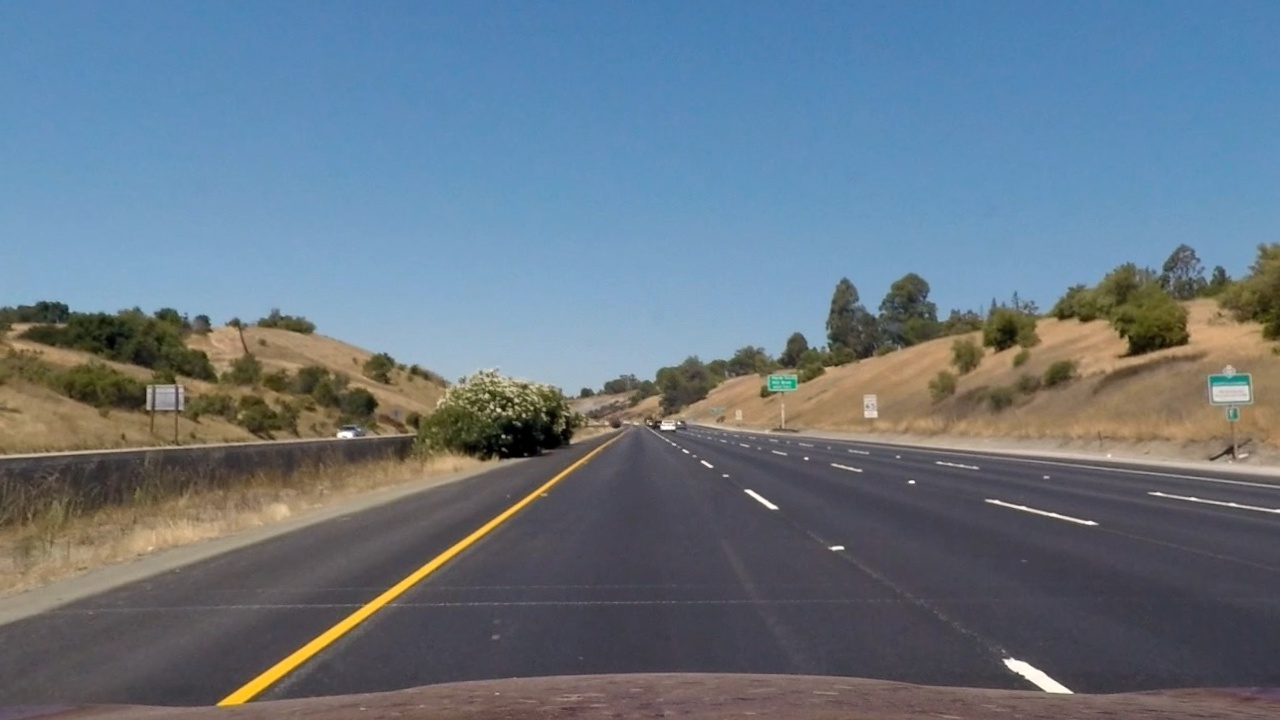
#> input picture output_images/undistorted/straight_lines1_undistorted.jpg, 1280 x 720 px; the run also reads 1 picture not shown here
$ jupyter execute --allow-errors advanced_lane_lines.ipynb   (shell and % lines are left out)   (older library calls are emulated)
#> lines starting #> are read from the running program, lines starting #| are printed output that depends on the picture; after the words box and inside, x2 and y2 are one past the last pixel; in counts of white or black regions, pixels touching at a corner belong together
[cell 1]
import numpy as np
import cv2
import glob
import matplotlib.pyplot as plt
import matplotlib.image as mpimg

The goals / steps of this project are the following:

* Compute the camera calibration matrix and distortion coefficients given a set of chessboard images.
* Apply a distortion correction to raw images.
* Use color transforms, gradients, etc., to create a thresholded binary image.
* Apply a perspective transform to rectify binary image ("birds-eye view").
* Detect lane pixels and fit to find the lane boundary.
* Determine the curvature of the lane and vehicle position with respect to center.
* Warp the detected lane boundaries back onto the original image.
* Output visual display of the lane boundaries and numerical estimation of lane curvature and vehicle position.

# Compute the camera calibration matrix and distortion coefficients

[cell 2]
def camera_calibrate(calibration_images):
    # prepare object points, like (0,0,0), (1,0,0), (2,0,0) ....,(6,5,0)
    objp = np.zeros((6*9,3), np.float32)
    objp[:,:2] = np.mgrid[0:9,0:6].T.reshape(-1,2)

    # Arrays to store object points and image points from all the images.
    objpoints = [] # 3d points in real world space
    imgpoints = [] # 2d points in image plane.

    # Make a list of calibration images

    # Step through the list and search for chessboard corners
    for fname in calibration_images:
        img = mpimg.imread(fname)
        gray = cv2.cvtColor(img,cv2.COLOR_BGR2GRAY)

        # Find the chessboard corners
        ret, corners = cv2.findChessboardCorners(gray, (9,6),None)

        # If found, add object points, image points
        if ret == True:
            objpoints.append(objp)
            imgpoints.append(corners)

            # Draw and display the corners
            img = cv2.drawChessboardCorners(img, (9,6), corners, ret)
            plt.imshow(img)
            plt.show()

    ret, mtx, dist, rvecs, tvecs = cv2.calibrateCamera(objpoints, imgpoints, gray.shape[::-1], None, None)

    return mtx,dist


calibration_images = glob.glob('./camera_cal/calibration*.jpg')
#> (the rest of this cell did not finish here and is left out)

# Apply a distortion correction to raw images.

[cell 3]
# [6 lines left out: function undistort, not called in this run]

images = glob.glob('./test_images/*.jpg')
for fname in images:
    image = mpimg.imread(fname)
    dst = undistort(image,mtx,dist)

# Use color transforms, gradients, etc., to create a thresholded binary image

[cell 4]
def hls_select(img, thresh=(0, 255)):
    hls = cv2.cvtColor(img, cv2.COLOR_RGB2HLS)
    s_channel = hls[:,:,2]
    binary_output = np.zeros_like(s_channel)
    binary_output[(s_channel > thresh[0]) & (s_channel <= thresh[1])] = 1
    return binary_output

image = mpimg.imread('./output_images/undistorted/straight_lines1_undistorted.jpg')
#> image is the input picture: shape (720, 1280, 3); mean R, G, B 103.6, 118.3, 131.6
hls_binary = hls_select(image, thresh=(60, 255))
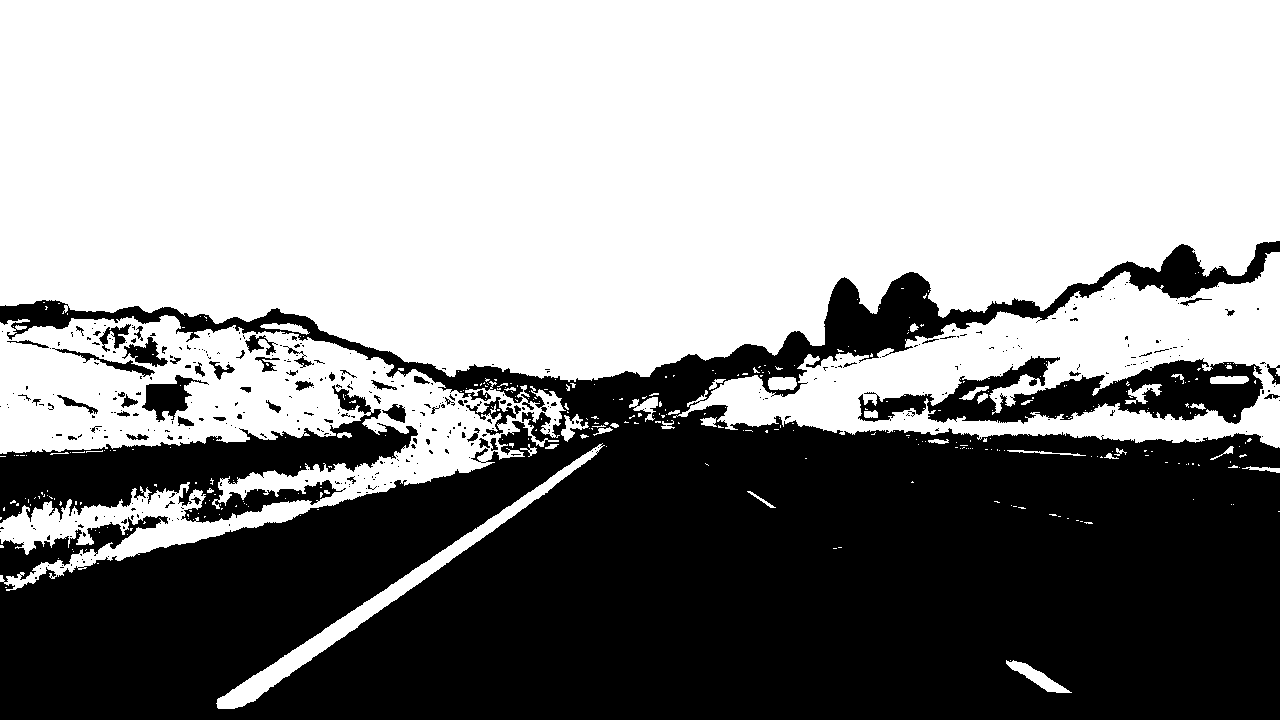
#> hls_binary: shape (720, 1280); values 0 (black) and 1 (white), 57.5% white; 417 black regions (355 under 20 px), largest, box (x1, y1, x2, y2) and area: (0, 241, 1280, 720) 348381, (0, 385, 418, 523) 21571, (858, 356, 1263, 424) 13179
plt.imshow(hls_binary, cmap='gray')
plt.title("S")
plt.show()

[cell 5]
def abs_sobel_thresh(img, orient='x', sobel_kernel=3, thresh=(0, 255)):
    # Convert to grayscale
#> called with orient = 'x', sobel_kernel = 3, thresh = (20, 100)
    gray = cv2.cvtColor(img, cv2.COLOR_RGB2GRAY)
    # Apply x or y gradient with the OpenCV Sobel() function
    # and take the absolute value
    if orient == 'x':
        abs_sobel = np.absolute(cv2.Sobel(gray, cv2.CV_64F, 1, 0, ksize=sobel_kernel))
    if orient == 'y':
        abs_sobel = np.absolute(cv2.Sobel(gray, cv2.CV_64F, 0, 1, ksize=sobel_kernel))
    # Rescale back to 8 bit integer
    scaled_sobel = np.uint8(255*abs_sobel/np.max(abs_sobel))
    # Create a copy and apply the threshold
    binary_output = np.zeros_like(scaled_sobel)
    # Here I'm using inclusive (>=, <=) thresholds, but exclusive is ok too
    binary_output[(scaled_sobel >= thresh[0]) & (scaled_sobel <= thresh[1])] = 1

    # Return the result
    return binary_output

[cell 6]
def mag_thresh(img, sobel_kernel=3, mag_thresh=(0, 255)):
    # Convert to grayscale
#> called with sobel_kernel = 3, mag_thresh = (10, 100)
    gray = cv2.cvtColor(img, cv2.COLOR_RGB2GRAY)
    # Take both Sobel x and y gradients
    sobelx = cv2.Sobel(gray, cv2.CV_64F, 1, 0, ksize=sobel_kernel)
    sobely = cv2.Sobel(gray, cv2.CV_64F, 0, 1, ksize=sobel_kernel)
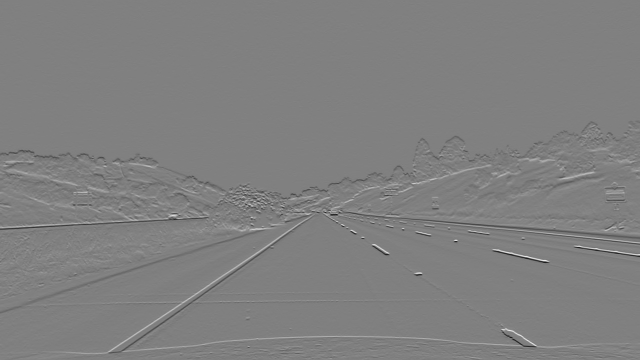
#> sobely: shape (720, 1280) float64 (shown at 1/2 size); min -690, max 683, mean -0.2; drawn with min black and max white
    # Calculate the gradient magnitude
    gradmag = np.sqrt(sobelx**2 + sobely**2)
    # Rescale to 8 bit
    scale_factor = np.max(gradmag)/255
#> scale_factor = 2.84
    gradmag = (gradmag/scale_factor).astype(np.uint8)
    # Create a binary image of ones where threshold is met, zeros otherwise
    binary_output = np.zeros_like(gradmag)
    binary_output[(gradmag >= mag_thresh[0]) & (gradmag <= mag_thresh[1])] = 1

    # Return the binary image
    return binary_output

[cell 7]
def dir_threshold(img, sobel_kernel=3, thresh=(0, np.pi/2)):
    # Grayscale
#> called with sobel_kernel = 3, thresh = (0.4, 1.8)
    gray = cv2.cvtColor(img, cv2.COLOR_RGB2GRAY)
    # Calculate the x and y gradients
    sobelx = cv2.Sobel(gray, cv2.CV_64F, 1, 0, ksize=sobel_kernel)
    sobely = cv2.Sobel(gray, cv2.CV_64F, 0, 1, ksize=sobel_kernel)
    # Take the absolute value of the gradient direction,
    # apply a threshold, and create a binary image result
    absgraddir = np.arctan2(np.absolute(sobely), np.absolute(sobelx))
    binary_output =  np.zeros_like(absgraddir)
    binary_output[(absgraddir >= thresh[0]) & (absgraddir <= thresh[1])] = 1

    # Return the binary image
    return binary_output

[cell 8]
def combined_threshold(image,ksize=3,th =[[20,100],[20,100],[20,100],[0.7,1.3],[90,255]]):
    gradx = abs_sobel_thresh(image, orient='x', sobel_kernel=ksize, thresh=(th[0][0], th[0][1]))
    grady = abs_sobel_thresh(image, orient='y', sobel_kernel=ksize, thresh=(th[1][0], th[1][1]))
    mag_binary = mag_thresh(image, sobel_kernel=ksize, mag_thresh=(th[2][0], th[2][1]))
    dir_binary = dir_threshold(image, sobel_kernel=ksize, thresh=(th[3][0], th[3][1]))
#> dir_binary: shape (720, 1280) float64; values 0 (black) and 1 (white), 73.4% white; black in thin lines or dots
    hls_binary = hls_select(image, thresh=(th[4][0], th[4][1]))
    combined = np.zeros_like(dir_binary)
    combined[(((gradx == 1) & (grady == 1)) | ((mag_binary == 1) & (dir_binary == 1)))&(hls_binary == 1 )] = 1
    return combined

[cell 9]
image = mpimg.imread('./output_images/undistorted/straight_lines1_undistorted.jpg')
combined = combined_threshold(image,ksize=3,th =[[20,100],[20,100],[10,100],[0.4,1.8],[60,255]])
#> combined: shape (720, 1280) float64; values 0 (black) and 1 (white), 6.1% white; 1765 white regions (1515 under 20 px), largest, box (x1, y1, x2, y2) and area: (0, 325, 371, 447) 8227, (259, 350, 544, 470) 6272, (1035, 284, 1234, 383) 4972
plt.imshow(combined, cmap='gray')
# plt.title( "sobel_x")
plt.show()

# Apply a perspective transform to rectify binary image ("birds-eye view")

[cell 10]
# %matplotlib qt
image = glob.glob('./output_images/undistorted/*.jpg')[0]
img = mpimg.imread(image)
plt.imshow(img)
plt.plot(720,460,".") # 右上角
plt.plot(1080,720,".") # 右下
plt.plot(200,720,".") # 左下
plt.plot(560,460,".") # 左上
plt.show()

[cell 11]
# %matplotlib qt
image = glob.glob('./output_images/undistorted/*.jpg')[0]
img = mpimg.imread(image)
plt.imshow(img)
plt.plot(1200,400,".") # 右上角
plt.plot(1200,720,".") # 右下
plt.plot(80,720,".") # 左下
plt.plot(80,400,".") # 左上
plt.show()

[cell 12]
src = np.float32([[700,460],[1080,720],[200,720],[580,460]])
dst = np.float32([[980,0],[980,720],[300,720],[300,0]])

def warper(img, src, dst):
    # Compute and apply perpective transform
    img_size = (img.shape[1], img.shape[0])
    M = cv2.getPerspectiveTransform(src, dst) # 反向透视，对掉参数
    warped = cv2.warpPerspective(img, M, img_size, flags=cv2.INTER_NEAREST)  # keep same size as input image
#> warped: shape (720, 1280) float64; values 0 (black) and 1 (white), 3.3% white; 17 white regions (12 under 20 px), largest, box (x1, y1, x2, y2) and area: (269, 0, 351, 716) 28461, (981, 356, 1001, 448) 1035, (975, 48, 993, 99) 353, (988, 694, 1009, 709) 62, (983, 356, 990, 362) 20
    return warped

[cell 13]
image = mpimg.imread('./output_images/undistorted/straight_lines1_undistorted.jpg')
combined = combined_threshold(image,ksize=3,th =[[20,100],[20,100],[10,100],[0.4,1.8],[60,255]])
warped_img = warper(combined,src,dst)
plt.imshow(warped_img, cmap='gray')
plt.show()

# 从这里就出现了一些问题

[cell 14]
# binary_warped = mpimg.imread('./output_images/warped/straight_lines1_undistorted_combining_threshold_warped.jpg')/255
binary_warped = warped_img
def find_lane_pixels(binary_warped):
    # Take a histogram of the bottom half of the image
    histogram = np.sum(binary_warped[binary_warped.shape[0]//2:,:], axis=0)
#> histogram = 1280 values, max 340 at index 315, min 0 at index 0, mean 8.56
    # Create an output image to draw on and visualize the result
    out_img = np.dstack((binary_warped, binary_warped, binary_warped))
    # Find the peak of the left and right halves of the histogram
    # These will be the starting point for the left and right lines
    midpoint = np.int(histogram.shape[0]//2)
    leftx_base = np.argmax(histogram[:midpoint])
#> leftx_base = 315
    rightx_base = np.argmax(histogram[midpoint:]) + midpoint
#> rightx_base = 994

    # HYPERPARAMETERS
    # Choose the number of sliding windows
    nwindows = 9
    # Set the width of the windows +/- margin
    margin = 100
    # Set minimum number of pixels found to recenter window
    minpix = 50

    # Set height of windows - based on nwindows above and image shape
    window_height = np.int(binary_warped.shape[0]//nwindows)
    # Identify the x and y positions of all nonzero pixels in the image
    nonzero = binary_warped.nonzero()
#> nonzero = 29998 positions, rows 0 to 715, columns 269 to 1008
    nonzeroy = np.array(nonzero[0])
    nonzerox = np.array(nonzero[1])
    # Current positions to be updated later for each window in nwindows
    leftx_current = leftx_base
#> leftx_current = 315
    rightx_current = rightx_base
#> rightx_current = 994

    # Create empty lists to receive left and right lane pixel indices
    left_lane_inds = []
    right_lane_inds = []

    # Step through the windows one by one
    for window in range(nwindows):
        # Identify window boundaries in x and y (and right and left)
        win_y_low = binary_warped.shape[0] - (window+1)*window_height
        win_y_high = binary_warped.shape[0] - window*window_height
        win_xleft_low = leftx_current - margin
        win_xleft_high = leftx_current + margin
        win_xright_low = rightx_current - margin
        win_xright_high = rightx_current + margin

        # Draw the windows on the visualization image
        cv2.rectangle(out_img,(win_xleft_low,win_y_low),
        (win_xleft_high,win_y_high),(0,255,0), 2)
        cv2.rectangle(out_img,(win_xright_low,win_y_low),
        (win_xright_high,win_y_high),(0,255,0), 2)

        # Identify the nonzero pixels in x and y within the window #
        good_left_inds = ((nonzeroy >= win_y_low) & (nonzeroy < win_y_high) &
        (nonzerox >= win_xleft_low) &  (nonzerox < win_xleft_high)).nonzero()[0]
        good_right_inds = ((nonzeroy >= win_y_low) & (nonzeroy < win_y_high) &
        (nonzerox >= win_xright_low) &  (nonzerox < win_xright_high)).nonzero()[0]

        # Append these indices to the lists
        left_lane_inds.append(good_left_inds)
        right_lane_inds.append(good_right_inds)

        # If you found > minpix pixels, recenter next window on their mean position
        if len(good_left_inds) > minpix:
            leftx_current = np.int(np.mean(nonzerox[good_left_inds]))
        if len(good_right_inds) > minpix:
            rightx_current = np.int(np.mean(nonzerox[good_right_inds]))
#> this loop made 9 passes
#> (win_xleft_low, win_xleft_high, win_xright_low, win_xright_high, leftx_current, rightx_current) on passes 1, 4, 5, 8, 9: (215, 415, 894, 1094, 307, 997), (211, 411, 897, 1097, 313, 990), (213, 413, 890, 1090, 315, 991), (211, 411, 891, 1091, 310, 982), (210, 410, 882, 1082, 311, 983)
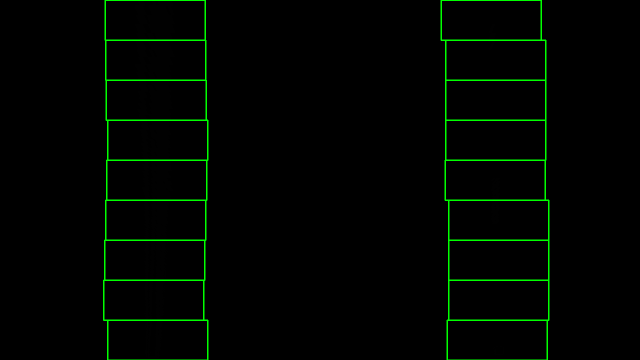
#> out_img: shape (720, 1280, 3) float64 (shown at 1/2 size); mean of channels 0, 1, 2 0, 5.4, 0; drawn as R, G, B
#> after the loop, left_lane_inds = 9 items; right_lane_inds = 9 items

    # Concatenate the arrays of indices (previously was a list of lists of pixels)
    try:
        left_lane_inds = np.concatenate(left_lane_inds)
        right_lane_inds = np.concatenate(right_lane_inds)
#> right_lane_inds = 1520 values, max 29905 at index 83, min 2777 at index 1279, mean 18006.6
    except ValueError:
        # Avoids an error if the above is not implemented fully
        pass

    # Extract left and right line pixel positions
    leftx = nonzerox[left_lane_inds]
    lefty = nonzeroy[left_lane_inds]
    rightx = nonzerox[right_lane_inds]
#> rightx = 1520 values, max 1008 at index 34, min 975 at index 1187, mean 989.4
    righty = nonzeroy[right_lane_inds]
#> righty = 1520 values, max 708 at index 67, min 48 at index 1279, mean 345.6

    return leftx, lefty, rightx, righty, out_img


def fit_polynomial(binary_warped):
    # Find our lane pixels first
    leftx, lefty, rightx, righty, out_img = find_lane_pixels(binary_warped)

    # Fit a second order polynomial to each using `np.polyfit`
    left_fit = np.polyfit(lefty, leftx, 2)
#> left_fit = [-4.34e-05, 0.0287, 308.9]
    right_fit = np.polyfit(righty, rightx, 2)
#> right_fit = [4.11e-06, 0.019, 982.2]

    # Generate x and y values for plotting
    ploty = np.linspace(0, binary_warped.shape[0]-1, binary_warped.shape[0] )
    try:
        left_fitx = left_fit[0]*ploty**2 + left_fit[1]*ploty + left_fit[2]
#> left_fitx = 720 values, max 313.7 at index 330, min 307.1 at index 719, mean 311.8
        right_fitx = right_fit[0]*ploty**2 + right_fit[1]*ploty + right_fit[2]
#> right_fitx = 720 values from 982.2 to 998
    except TypeError:
        # Avoids an error if `left` and `right_fit` are still none or incorrect
        print('The function failed to fit a line!')
        left_fitx = 1*ploty**2 + 1*ploty
        right_fitx = 1*ploty**2 + 1*ploty


    ## Visualization ##
    # Colors in the left and right lane regions
    out_img[lefty, leftx] = [255, 0, 0]
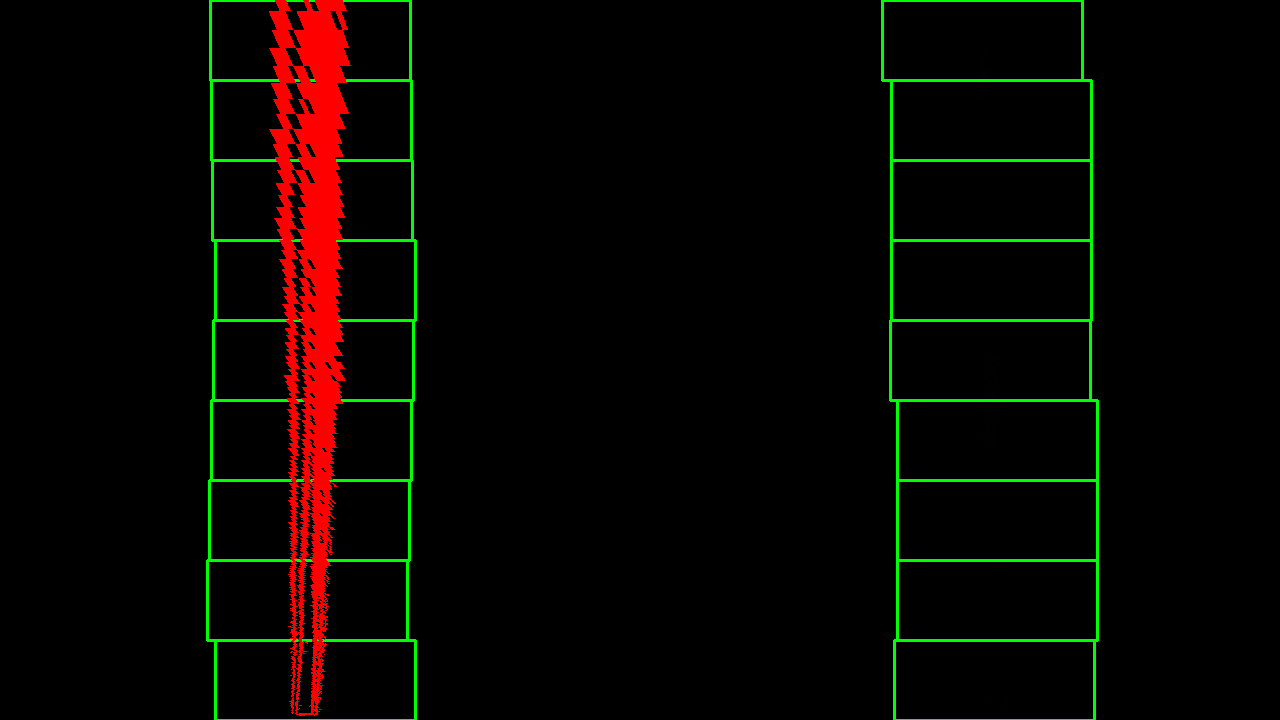
#> out_img: shape (720, 1280, 3) float64; mean of channels 0, 1, 2 7.9, 5.1, 0; drawn as R, G, B
    out_img[righty, rightx] = [0, 0, 255]

    # Plots the left and right polynomials on the lane lines
    plt.plot(left_fitx, ploty, color='yellow')
    plt.plot(right_fitx, ploty, color='yellow')

    return out_img


out_img = fit_polynomial(binary_warped)

plt.imshow(out_img)
#> (the rest of the program and of its run is left out)
